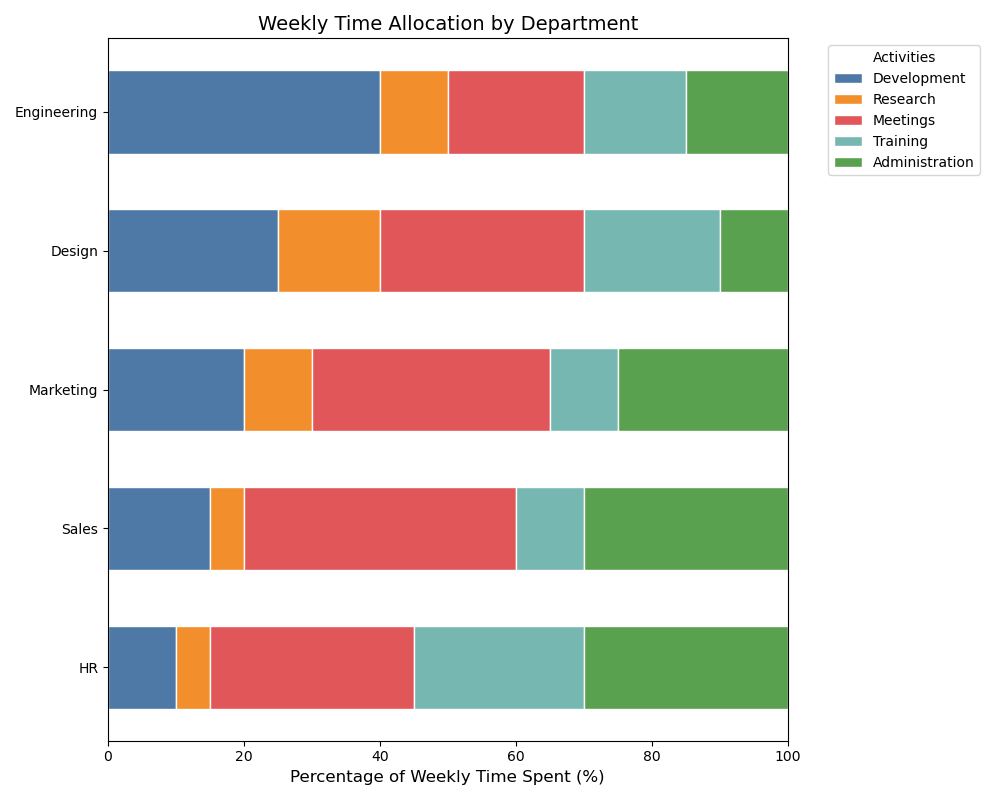

Reproduce this figure in Python.

import matplotlib.pyplot as plt
import pandas as pd
import numpy as np

# Sample data representing the time spent on different activities in different departments
data = {
    'Department': ['Engineering', 'Design', 'Marketing', 'Sales', 'HR'],
    'Development': [40, 25, 20, 15, 10],
    'Research': [10, 15, 10, 5, 5],
    'Meetings': [20, 30, 35, 40, 30],
    'Training': [15, 20, 10, 10, 25],
    'Administration': [15, 10, 25, 30, 30]
}

df = pd.DataFrame(data)

# Calculate the percentage of time spent on each activity
df_percentage = df.drop('Department', axis=1).div(df.drop('Department', axis=1).sum(axis=1), axis=0) * 100

# List of colors for the bars
colors = ['#4E79A7', '#F28E2B', '#E15759', '#76B7B2', '#59A14F']

# Plot stacked bar chart
fig, ax = plt.subplots(figsize=(10, 8))

bar_width = 0.6

departments = df['Department']
indices = np.arange(len(departments))

previous_values = np.zeros(len(df))
for col, color in zip(df_percentage.columns, colors):
    values = df_percentage[col]
    ax.barh(indices, values, color=color, edgecolor='white', height=bar_width, left=previous_values, label=col)
    previous_values += values

# Customize the plot
ax.set_xlabel('Percentage of Weekly Time Spent (%)', fontsize=12)
ax.set_title('Weekly Time Allocation by Department', fontsize=14)
ax.set_yticks(indices)
ax.set_yticklabels(departments)
ax.set_xlim(0, 100)
ax.legend(title='Activities', bbox_to_anchor=(1.05, 1), loc='upper left')

# Invert Y-axis
ax.invert_yaxis()

plt.tight_layout()
plt.show()
